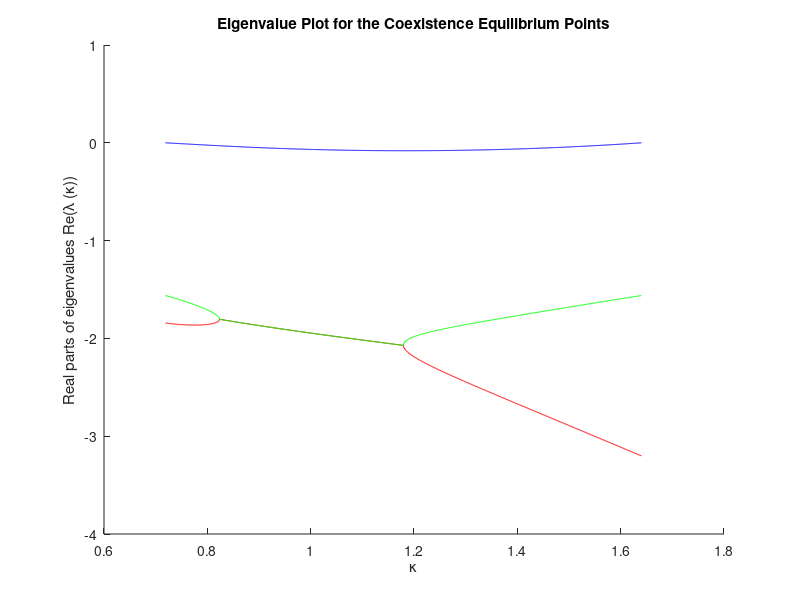

The MATLAB source for this figure:
% Plots the eigenvalues in the region of coexistence (Chapter 3) to show that these
% coexistence equilibria are stable (i.e every eigenvalue has a negative
% real part). We do this by sampling every kappa in the biologically
% relevant domain and plotting the eigenvalues as functions of kappa 
x = 0.719:0.001:1.64;

e1=zeros([1 length(x)]);

e2=zeros([1 length(x)]);

e3= zeros([1 length(x)]);


% Go through each point
for n=1 : length(x)
    
 k = x(n);
 % Compute populations
 P = 1+ k*((sqrt(17)-9)/8);

 Fm = (-k*P +k -(P)^2 + P - sqrt(k-k*P))/(k+P-1);
 
 
  M = Fm / (P + Fm);
 
 
 % Compute Jacobian matrix
 jacobian = zeros(3,3);
 
 jacobian(1,1)= k*( (M*Fm / (P-1)^2) -1) -2*P- Fm;
 
 jacobian(1,2) = -k*(Fm+P-1)/(P-1);
 
 jacobian(1,3) = (-k*(1-P-M)/(1-P));
 
 jacobian(2,1) = -M/2;
 
 jacobian(2,2) = (1/2)*(-Fm-P);
 
 jacobian(2,3) = (1/2)*(1-M);
 
 jacobian(3,1) = Fm*((k*M/(1-P)^2)-(1/2));
 
 jacobian(3,2) = k*(Fm+P-1)/ (P-1);
 
 jacobian(3,3) = -Fm-(P/2) - 1 + (k*M/(P-1));
 
 % Compute real parts of eigenvalues
 
 e=eig(jacobian);
 
 e1(1,n) = real(e(1,1));
 
 e2(1,n) = real(e(2,1));
 
 e3(1,n) = real(e(3,1));
 
 % When are all three eigenvalues negative?
 
 if e1(1,n) < 0 && e2(1,n) < 0 && e3(1,n) < 0
     
    disp(k)
 end
 
 
end

figure

hold on;

% Sort eigenvalues to make sure we're connecting the right curves.

A = [e1' e2' e3'];
sortedA = sort(A,2)
plot(x,sortedA(:,1), 'r')
plot(x,sortedA(:,2), 'g')
plot(x,sortedA(:,3), 'b')

title('Eigenvalue Plot for the Coexistence Equilibrium Points')

xlabel('\kappa')
ylabel('Real parts of eigenvalues Re(\lambda (\kappa))')



% Plot each of the eigenvalues (lambda_1, lambda_2, lambda_3) as functions
% of kappa

%plot(x,e1)

%plot(x,e2)

%plot(x,e3)
